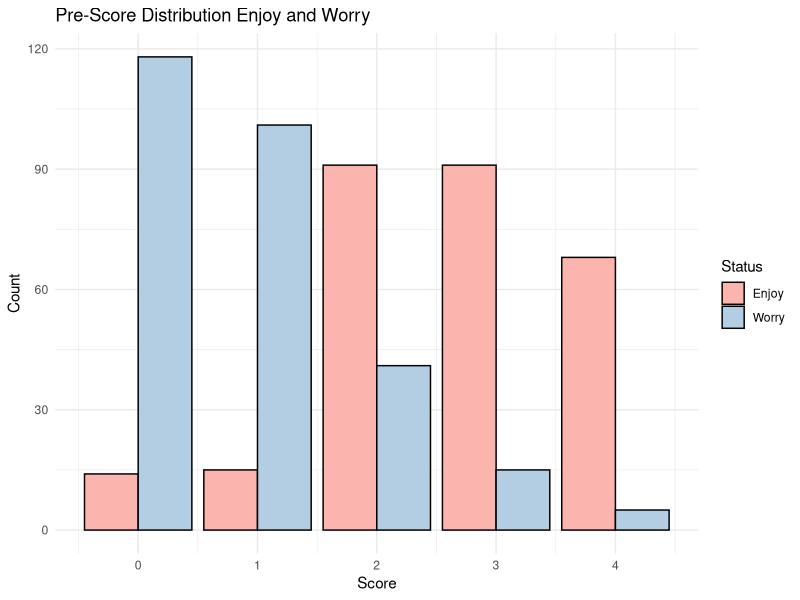
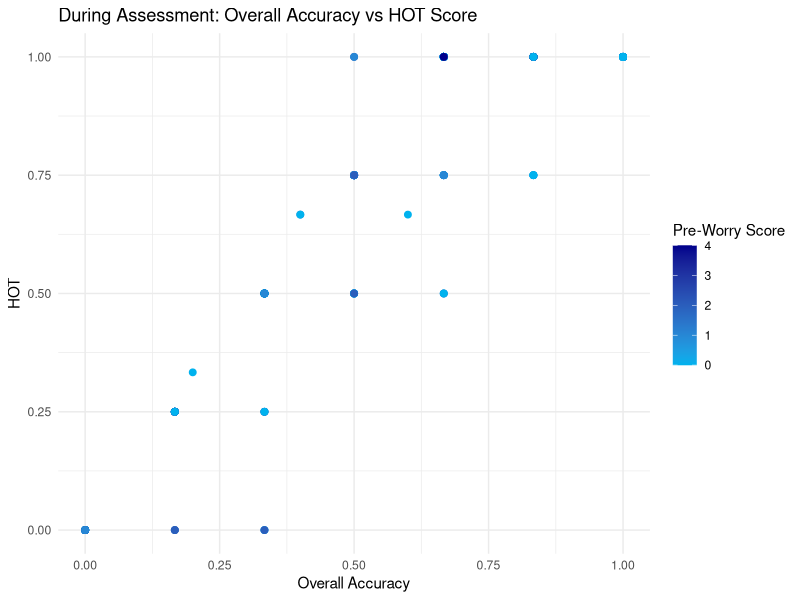
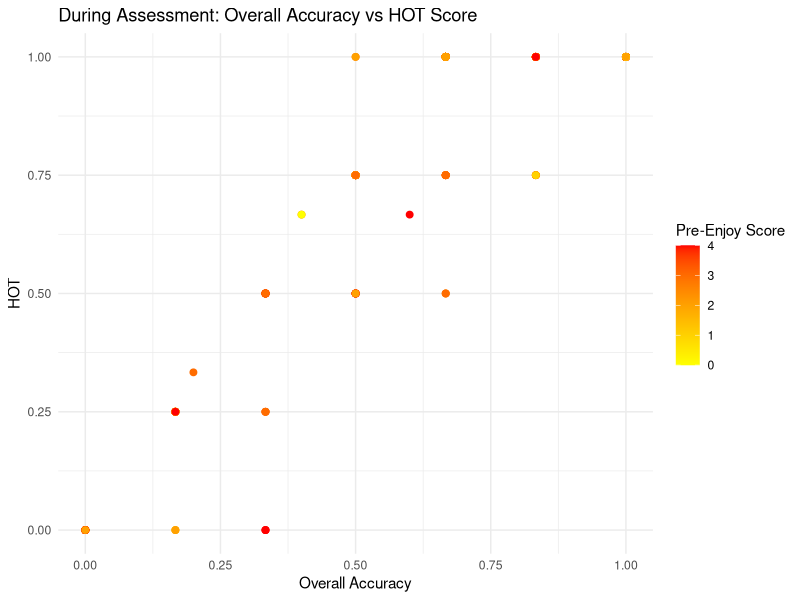
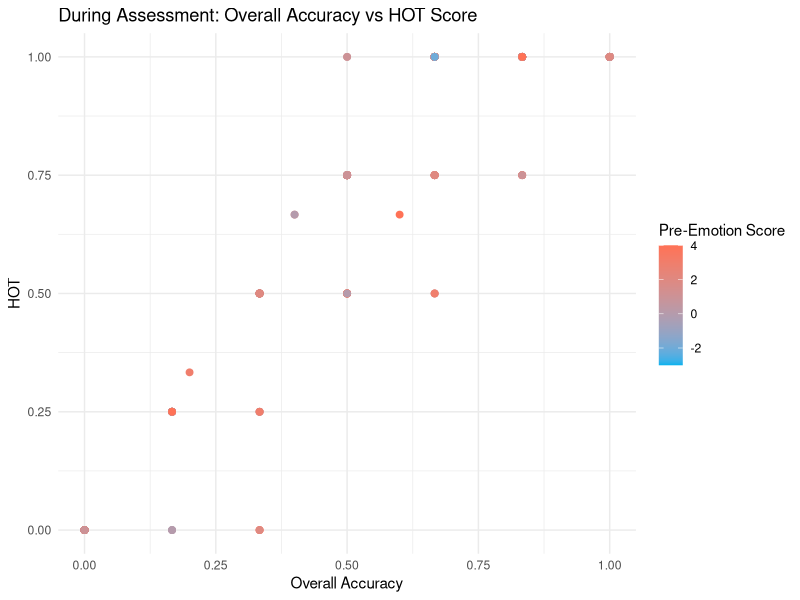
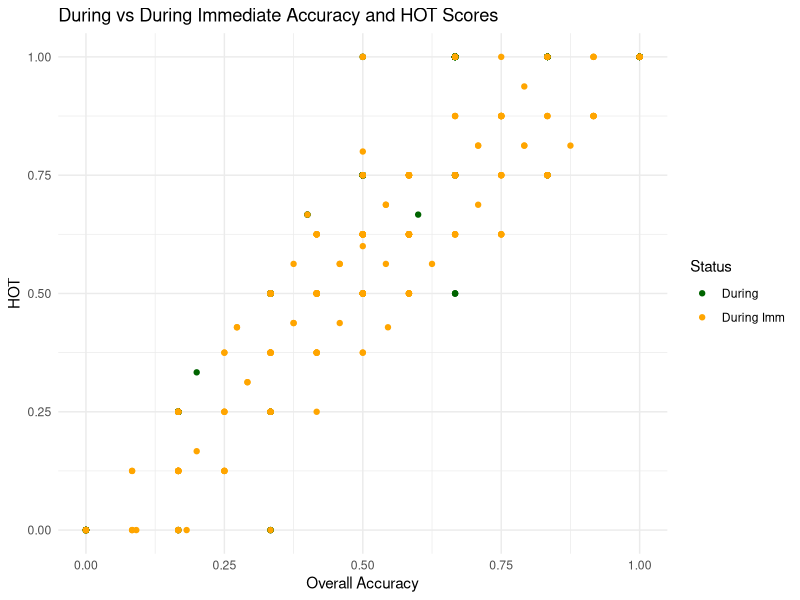
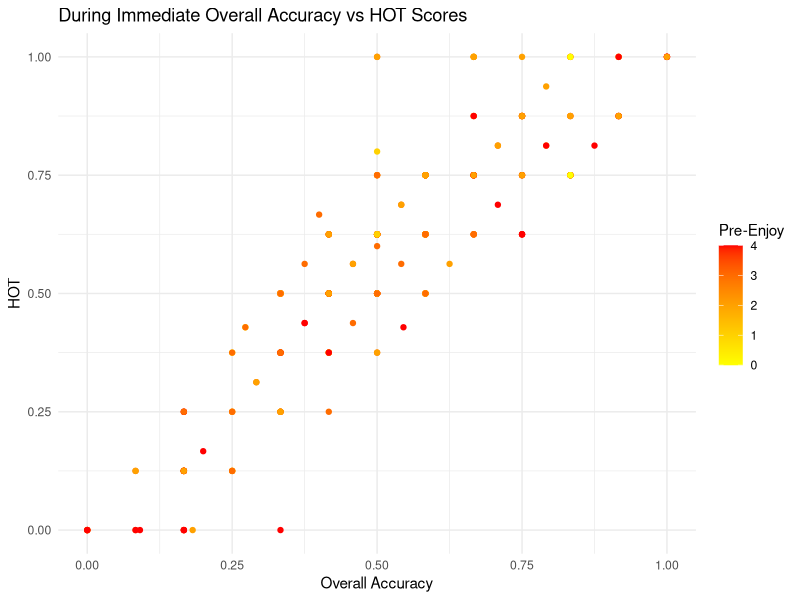
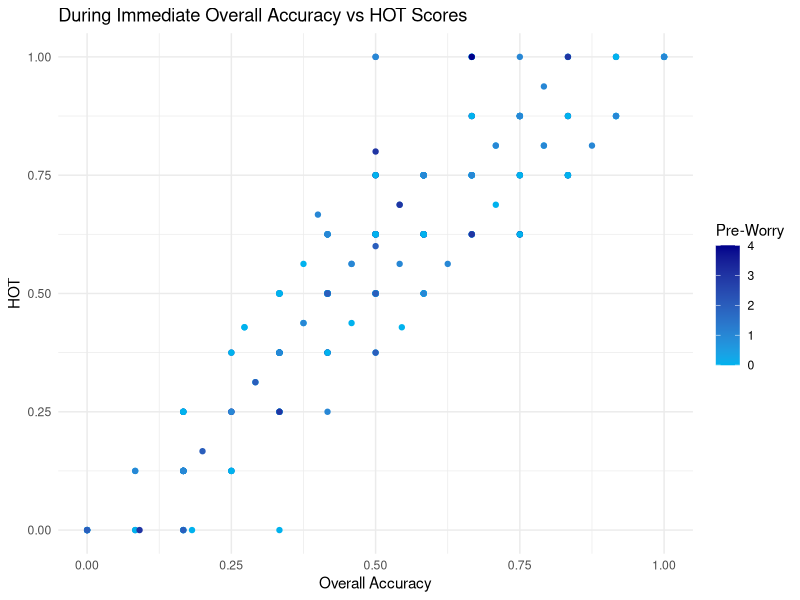
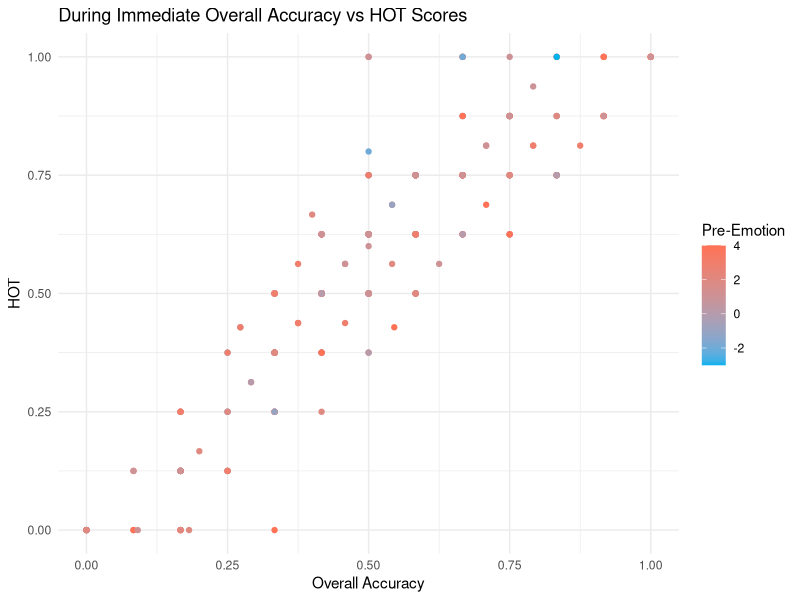

Reproduce these figures in R, in order.
## ---- chunk 1
knitr::opts_chunk$set(echo = TRUE)
## ---- chunk 2
library(dplyr)
library(tidyverse)
## ---- chunk 3
mathCOVID <- readxl::read_excel('../data/KidsCOVID_Winter21_raw data.xlsx')
## ---- chunk 4
df_nd <- mathCOVID %>% 
          mutate(drop = replace_na(drop, 0)) %>% 
          filter(drop != 1) %>% 
          mutate("id"= row_number(), .before = drop )
head(df_nd)
## ---- chunk 5
df_nd %>% 
  select(starts_with("Base"))
df_nd %>% 
  select(starts_with("Dur"))
df_nd %>% 
  select(starts_with("understand"))
df_nd %>% 
  select(starts_with("Paid"))
df_nd %>% 
  select(starts_with("SI"))
df_nd %>% 
  select(starts_with("Del"))
## ---- chunk 6
df <- df_nd %>% 
    select("id", "Base_Enjoy", "Base_Worry", 
            "During_OverallAcc", "During_HOT", "DurImm_OverallAcc", "DurImm_HOT",
            "Del_OverallAcc", "Del_acc", "Del_HOT",
           "Understand_avg", "PaidAttn_avg", 
           "SI_1","SI_2","SI_3","SI_4","SI_5","SI_6","SI_7","SI_8","SI_9","SI_10",
           "SI_avg")
head(df)
## ---- chunk 7
pre_enjoy <- df %>% 
               group_by("Score" = Base_Enjoy) %>% 
               summarize(Freq=n()) %>% 
               mutate("Status" = "Enjoy", .before = Score) %>% 
               na.omit()
pre_worry <- df %>% 
               group_by("Score" = Base_Worry) %>% 
               summarize(Freq=n()) %>% 
               mutate("Status" = "Worry", .before = Score)
rbind(pre_enjoy, pre_worry) %>% 
  ggplot(aes(x = Score, y = Freq, fill = Status)) + 
  geom_col(position = "dodge", color = "black") + 
  theme_minimal() + scale_fill_brewer(palette="Pastel1") +
  labs(title = "Pre-Score Distribution Enjoy and Worry", x = "Score", y = "Count")

## ---- chunk 8
# Overall accuracy vs HOT scores with pre-worry scores
df %>% 
  select("id", starts_with("Base"), starts_with("Dur") ) %>% 
  ggplot(aes(x = During_OverallAcc, y = During_HOT, color = Base_Worry)) + 
  geom_point(size = 2) + scale_colour_gradient(low = "deepskyblue2", high = "darkblue", na.value = NA) +
  labs(title = "During Assessment: Overall Accuracy vs HOT Score", x = "Overall Accuracy", y = "HOT", color = "Pre-Worry Score") +
  theme_minimal()

# Overall accuracy vs HOT scores with pre-enjoy scores
df %>% 
  select("id", starts_with("Base"), starts_with("Dur") ) %>% 
  ggplot(aes(x = During_OverallAcc, y = During_HOT, color = Base_Enjoy)) + 
  geom_point(size = 2) + scale_colour_gradient(low = "yellow", high = "red", na.value = NA)+
  labs(title = "During Assessment: Overall Accuracy vs HOT Score", x = "Overall Accuracy", y = "HOT", color = "Pre-Enjoy Score") +
  theme_minimal()

# Combining enjoy and worry scores
df %>% 
  select("id", starts_with("Base"), starts_with("Dur") ) %>% 
  mutate("pre_emotion" = Base_Enjoy - Base_Worry) %>% 
  ggplot(aes(x = During_OverallAcc, y = During_HOT, color = pre_emotion)) + 
  geom_point(size = 2) + scale_colour_gradient(low = "deepskyblue2", high = "coral1", na.value = NA)+
  labs(title = "During Assessment: Overall Accuracy vs HOT Score", x = "Overall Accuracy", y = "HOT", color = "Pre-Emotion Score") +
  theme_minimal()
## ---- chunk 9
dur <- select(df, pre_enjoy = "Base_Enjoy", pre_worry = "Base_Worry" ,acc = "During_OverallAcc", HOT = "During_HOT") %>%  mutate(status = "dur")
durImm <- select(df,  pre_enjoy = "Base_Enjoy", pre_worry = "Base_Worry", acc = "DurImm_OverallAcc", HOT = "DurImm_HOT") %>% 
  mutate(status = "durImm")

rbind(dur, durImm) %>% 
  mutate(pre_score = pre_enjoy - pre_worry) %>% 
  ggplot(aes(x = acc, y = HOT, color = status)) +
  geom_point() + 
  scale_color_manual(labels=c('During', 'During Imm'), values = c("darkgreen", "orange")) +
  theme_minimal() +
  labs(title = "During vs During Immediate Accuracy and HOT Scores", color = "Status",
       x = "Overall Accuracy", y = "HOT")

rbind(dur, durImm) %>% 
  filter(status == "durImm") %>% 
  mutate(pre_score = pre_enjoy - pre_worry) %>% 
  ggplot(aes(x = acc, y = HOT, color = pre_enjoy)) +
  geom_point() + scale_colour_gradient(low = "yellow", high = "red", na.value = NA) +
  theme_minimal() +
  labs(title = "During Immediate Overall Accuracy vs HOT Scores", x = "Overall Accuracy",
       y = "HOT", color = "Pre-Enjoy") 

rbind(dur, durImm) %>% 
  filter(status == "durImm") %>% 
  mutate(pre_score = pre_enjoy - pre_worry) %>% 
  ggplot(aes(x = acc, y = HOT, color = pre_worry)) +
  geom_point() + scale_colour_gradient(low = "deepskyblue2", high = "darkblue", na.value = NA) +
  theme_minimal() +
  labs(title = "During Immediate Overall Accuracy vs HOT Scores", x = "Overall Accuracy",
       y = "HOT", color = "Pre-Worry") 

rbind(dur, durImm) %>% 
  filter(status == "durImm") %>% 
  mutate(pre_score = pre_enjoy - pre_worry) %>% 
  ggplot(aes(x = acc, y = HOT, color = pre_score)) +
  geom_point() + scale_colour_gradient(low = "deepskyblue2", high = "coral1", na.value = NA)+
  theme_minimal() +
  labs(title = "During Immediate Overall Accuracy vs HOT Scores", x = "Overall Accuracy",
       y = "HOT", color = "Pre-Emotion") 
## ---- chunk 10
df %>% 
  select(pre_enjoy = "Base_Enjoy", pre_worry = "Base_Worry", acc = "Del_acc", HOT = "Del_HOT") %>% mutate(pre_score = pre_enjoy - pre_worry) %>% 
  ggplot(aes(x = acc, y = HOT, color = pre_score)) + geom_point() +
  scale_colour_gradient(low = "deepskyblue2", high = "coral1", na.value = NA) +
  theme_minimal() +
  labs(title = "Delayed Accuracy vs HOT", x = "Overall Accuracy", y = "HOT", color = "Pre-Emotion") 
## ---- chunk 11
duracc <- df %>%  
  select(pre_enjoy = "Base_Enjoy", pre_worry = "Base_Worry",
                          acc = "During_OverallAcc") %>% mutate(status = "During")
durIacc <- df %>%  
  select(pre_enjoy = "Base_Enjoy", pre_worry = "Base_Worry",
                          acc = "DurImm_OverallAcc") %>% mutate(status = "Immediate")
delacc <- df %>%  
  select(pre_enjoy = "Base_Enjoy", pre_worry = "Base_Worry",
                          acc = "Del_acc") %>% mutate(status = "Delayed")
rbind(duracc, durIacc, delacc) %>%  mutate(pre_score = pre_enjoy - pre_worry) %>% 
  ggplot(aes(x = acc, fill = status)) + geom_histogram(bins=10, color = "black") + facet_grid(.~status, scales = "free", ) + 
    scale_color_brewer(palette = "Set1") +theme_minimal() + 
  labs(title = "Accuracy Distributions at Different Times of Study", 
                         x = "Overall Accuracy Score", y = "Count") 
## ---- chunk 12
x <- df  %>% select("id", starts_with("SI"))
df2 <- data.frame(x[1], SI = unlist(x[-1])) 
df2['day'] <- 1

k <-  1
for (i in 2:nrow(df2)) {
  if (df2$id[i] != 1){
    df2$day[i] <- k
  } else {
    k <- k + 1
    df2$day[i] <- k
  }
}
df2$day[1] <- 1

df2 %>% group_by(id) %>% 
  ggplot(aes(x = day, y = SI, group = id)) + geom_line() +
  theme_minimal()
